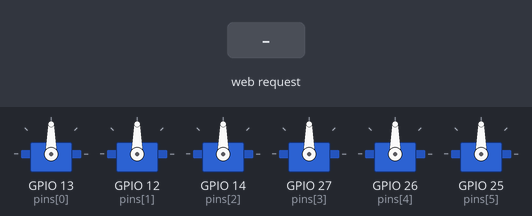
Simulated run of this sketch. Board: ESP32. On the bench: 6 × servo. Inputs (shaded band) come from the test bench. WiFi joins after 1.5 s; servers stay silent unless stated; what the sketch prints to the serial monitor is not drawn.

Above: at 2.7 s.
2.8 s: HTTP request GET /?j= received
At 3.9 s:
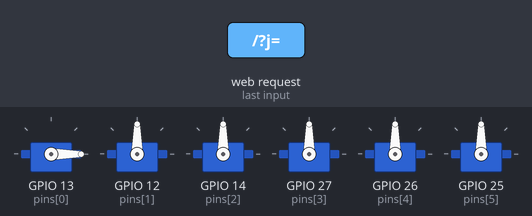
Timing chart, 0 to 5.8 s (numbered marks = the images above; inputs shaded):
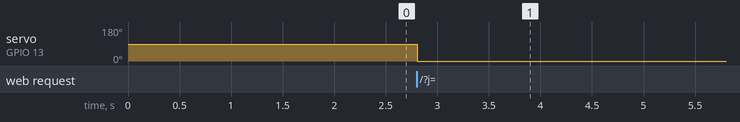

Measured:
- after the input at 2.8 s, servo on GPIO 13 (pins[0]): 90° → 0° at once

The sketch:

code.ino
```cpp
#include <WiFi.h>
#include <ESP32Servo.h>

const int numServos = 6;
Servo joints[numServos];
int pins[numServos] = {13, 12, 14, 27, 26, 25};

const char* ssid     = "Airtel_balu_2470_ex";
const char* password = "air38583";

WiFiServer server(80);
String header;

void setup() {
  Serial.begin(115200);

  // ESP32 Timer allocation
  ESP32PWM::allocateTimer(0);
  ESP32PWM::allocateTimer(1);
  ESP32PWM::allocateTimer(2);
  ESP32PWM::allocateTimer(3);

  for (int i = 0; i < numServos; i++) {
    joints[i].setPeriodHertz(50);
    joints[i].attach(pins[i], 500, 2400);
    joints[i].write(90);
  }

  WiFi.begin(ssid, password);
  while (WiFi.status() != WL_CONNECTED) { delay(500); Serial.print("."); }

  Serial.println("\nWiFi connected.");
  Serial.println(WiFi.localIP());
  server.begin();
}

void loop() {
  WiFiClient client = server.available();
  if (client) {
    String currentLine = "";
    unsigned long currentTime = millis();
    unsigned long previousTime = currentTime;

    while (client.connected() && currentTime - previousTime <= 2000) {
      currentTime = millis();
      if (client.available()) {
        char c = client.read();
        header += c;
        if (c == '\n') {
          if (currentLine.length() == 0) {
            // Send Headers
            client.println("HTTP/1.1 200 OK");
            client.println("Content-type:text/html");
            client.println("Connection: close");
            client.println();

            // Web Page Content
            client.println("<!DOCTYPE html><html><head>");
            client.println("<meta name=\"viewport\" content=\"width=device-width, initial-scale=1\">");
            client.println("<style>body{text-align:center;font-family:sans-serif;background:#222;color:white;} .s{width:80%;height:25px;}</style>");
            client.println("</head><body><h1>Arm Control</h1>");

            // Generate 6 Sliders
            for(int i=0; i<6; i++) {
              client.print("<div>Joint "); client.print(i);
              client.print(": <span id=\"v"); client.print(i); client.print("\">90</span><br>");
              client.print("<input type=\"range\" min=\"0\" max=\"180\" value=\"90\" class=\"s\" ");
              client.print("oninput=\"move("); client.print(i); client.print(",this.value)\"></div><br>");
            }

            // JavaScript (Pure JS - No jQuery needed)
            client.println("<script>function move(j,a){");
            client.println("document.getElementById('v'+j).innerHTML=a;");
            client.println("fetch('/?j='+j+'&a='+a);}</script>");
            client.println("</body></html>");

            // Parse Command: GET /?j=0&a=90
            if(header.indexOf("GET /?j=") >= 0) {
              int jIdx = header.indexOf("j=") + 2;
              int jVal = header.substring(jIdx, header.indexOf("&")).toInt();
              int aIdx = header.indexOf("a=") + 2;
              int aVal = header.substring(aIdx, header.indexOf(" ", aIdx)).toInt();

              if(jVal >= 0 && jVal < 6) {
                joints[jVal].write(aVal);
                Serial.printf("Moving Joint %d to %d\n", jVal, aVal);
              }
            }
            break;
          } else { currentLine = ""; }
        } else if (c != '\r') { currentLine += c; }
      }
    }
    header = "";
    client.stop();
  }
}
```
